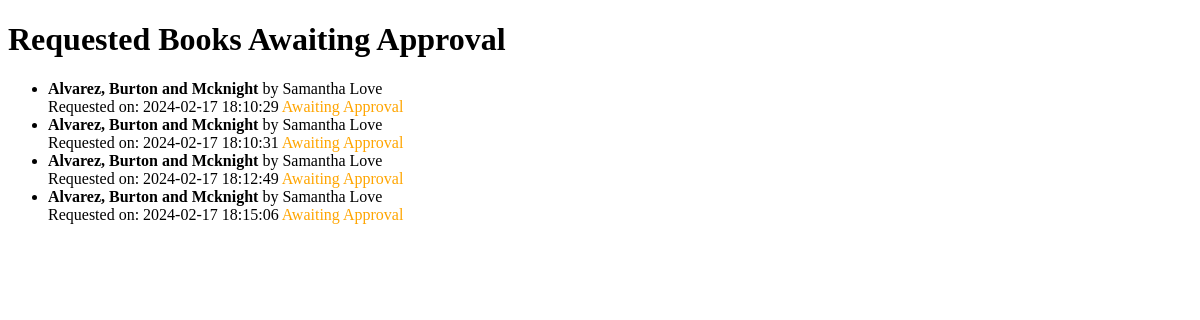
Before: /requested_books (signed in) with the older database file.
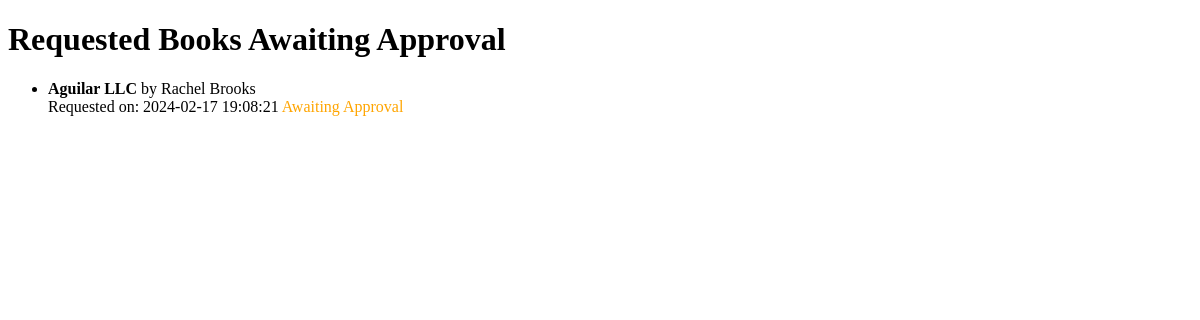
After: the same page with the newer database file.
### models.py (models this page shows, shortened)
class UserBook(db.Model):
    __tablename__ = "userbook"
    id = Column(Integer, primary_key=True)
    user_id = Column(Integer, ForeignKey('user.id'), nullable=False)
    book_id = Column(Integer, ForeignKey('book.id'), nullable=False)
    t_request = Column(DateTime, default=datetime.utcnow, nullable=False)
    t_return = Column(DateTime, nullable=True)
    is_approved = Column(Boolean, default=False)
    is_rejected = Column(Boolean, default=False)

class Book(db.Model):
    __table_name__ = "book"
    id = Column(Integer, primary_key=True)
    name = Column(String(100), nullable=False)
    content = Column(Text, nullable=False)
    author = Column(String(100), nullable=False)
    section_id = Column(Integer, ForeignKey('section.id'), nullable=False)

### app.py (the view)
@app.route('/requested_books')
def requested_books():
    user_id = session.get('user_id')
    if not user_id:
        flash('Please log in to view requested books.', 'error')
        return redirect(url_for('login'))
    requested_books = db.session.query(UserBook, Book).join(Book, UserBook.book_id == Book.id)\
                      .filter(UserBook.user_id == user_id, UserBook.is_approved == False, UserBook.is_rejected == False).all()
    return render_template('users/requested_books.html', requested_books=requested_books)

### templates/users/requested_books.html (shortened to what this page needs)
<!DOCTYPE html>
<html lang="en">
<head>
</head>
<body>
    <h1>Requested Books Awaiting Approval</h1>
    {% if requested_books %}
        <ul>
            {% for user_book, book in requested_books %}
            <li>
                <strong>{{ book.name }}</strong> by {{ book.author }}
                <br>
                Requested on: {{ user_book.t_request.strftime('%Y-%m-%d %H:%M:%S') }}
                {% if user_book.is_rejected %}
                <span style="color: red;">Rejected</span>
                {% else %}
                <span style="color: orange;">Awaiting Approval</span>
                {% endif %}
            </li>
            {% endfor %}
        </ul>
    {% else %}
        <p>No books requested or all requests have been processed.</p>
    {% endif %}
</body>
</html>

Changed rows visible on the page:
removed UserBook: name "Alvarez, Burton and Mcknight", author "Samantha Love", t_request "2024-02-17 18:10:31", is_rejected "Awaiting Approval"
removed UserBook: name "Alvarez, Burton and Mcknight", author "Samantha Love", t_request "2024-02-17 18:12:49", is_rejected "Awaiting Approval"
removed UserBook: name "Alvarez, Burton and Mcknight", author "Samantha Love", t_request "2024-02-17 18:15:06", is_rejected "Awaiting Approval"
changed UserBook: name "Alvarez, Burton and Mcknight" → "Aguilar LLC"; author "Samantha Love" → "Rachel Brooks"; t_request "2024-02-17 18:10:29" → "2024-02-17 19:08:21"
